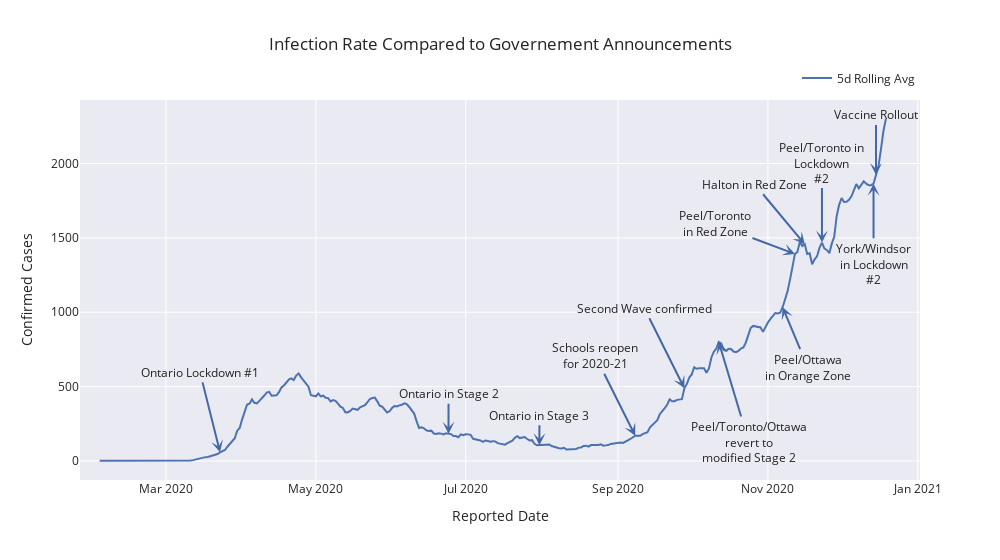

Write notebook code for a chart like this one.
### Code cell
#hide_input

fig_gov = go.Figure()
fig_gov.add_trace(go.Scatter(x=df_testing['Reported Date'],
                             y=df_testing['New Cases 5 Day Average'],
                             mode="lines",
                             #line=dict(color="blue", dash="dot"),
                             showlegend=True,
                             name='5d Rolling Avg',
 
))

fig_gov.update_layout(annotations=government_dates_annot,
                        title="Infection Rate Compared to Governement Announcements",
                        template='seaborn',
                        width=1000,
                        xaxis_title="Reported Date",
                        yaxis_title="Confirmed Cases",)

fig_gov.update_layout(legend=dict(
    orientation="h",
    yanchor="bottom",
    y=1.02,
    xanchor="right",
    x=1,))

### Figure 1 — Plotly figure (JSON) as saved in the notebook; plotly's stock layout.template omitted (floating-point values rounded to 4 significant figures; data arrays with more than 128 entries replaced by an {"elided": "..."} marker saying what was removed)
{"data": [{"mode": "lines", "name": "5d Rolling Avg", "showlegend": true, "type": "scatter", "x": {"elided": "318 str values"}, "y": {"elided": "318 int values"}}], "layout": {"annotations": [{"arrowhead": 3, "ax": -20, "ay": -80, "showarrow": true, "text": "Ontario Lockdown #1", "x": "2020-03-23", "xref": "x", "y": 58, "yref": "y"}, {"arrowhead": 3, "ax": 0, "ay": -40, "showarrow": true, "text": "Ontario in Stage 2", "x": "2020-06-24", "xref": "x", "y": 184, "yref": "y"}, {"arrowhead": 3, "ax": 0, "ay": -30, "showarrow": true, "text": "Ontario in Stage 3", "x": "2020-07-31", "xref": "x", "y": 106, "yref": "y"}, {"arrowhead": 3, "ax": -40, "ay": -80, "showarrow": true, "text": "Schools reopen<br>for 2020-21", "x": "2020-09-08", "xref": "x", "y": 170, "yref": "y"}, {"arrowhead": 3, "ax": -40, "ay": -80, "showarrow": true, "text": "Second Wave confirmed", "x": "2020-09-28", "xref": "x", "y": 489, "yref": "y"}, {"arrowhead": 3, "ax": 30, "ay": 100, "showarrow": true, "text": "Peel/Toronto/Ottawa<br>revert to<br>modified Stage 2", "x": "2020-10-12", "xref": "x", "y": 800, "yref": "y"}, {"arrowhead": 3, "ax": 25, "ay": 60, "showarrow": true, "text": "Peel/Ottawa<br>in Orange Zone", "x": "2020-11-07", "xref": "x", "y": 1034, "yref": "y"}, {"arrowhead": 3, "ax": -80, "ay": -30, "showarrow": true, "text": "Peel/Toronto<br>in Red Zone", "x": "2020-11-12", "xref": "x", "y": 1392, "yref": "y"}, {"arrowhead": 3, "ax": -50, "ay": -60, "showarrow": true, "text": "Halton in Red Zone", "x": "2020-11-16", "xref": "x", "y": 1457, "yref": "y"}, {"arrowhead": 3, "ax": 0, "ay": -80, "showarrow": true, "text": "Peel/Toronto in<br>Lockdown<br>#2", "x": "2020-11-23", "xref": "x", "y": 1468, "yref": "y"}, {"arrowhead": 3, "ax": 0, "ay": 80, "showarrow": true, "text": "York/Windsor<br>in Lockdown<br>#2", "x": "2020-12-14", "xref": "x", "y": 1864, "yref": "y"}, {"arrowhead": 3, "ax": 0, "ay": -60, "showarrow": true, "text": "Vaccine Rollout", "x": "2020-12-15", "xref": "x", "y": 1923, "yref": "y"}], "legend": {"orientation": "h", "x": 1, "xanchor": "right", "y": 1.02, "yanchor": "bottom"}, "title": {"text": "Infection Rate Compared to Governement Announcements"}, "width": 1000, "xaxis": {"title": {"text": "Reported Date"}}, "yaxis": {"title": {"text": "Confirmed Cases"}}}}
